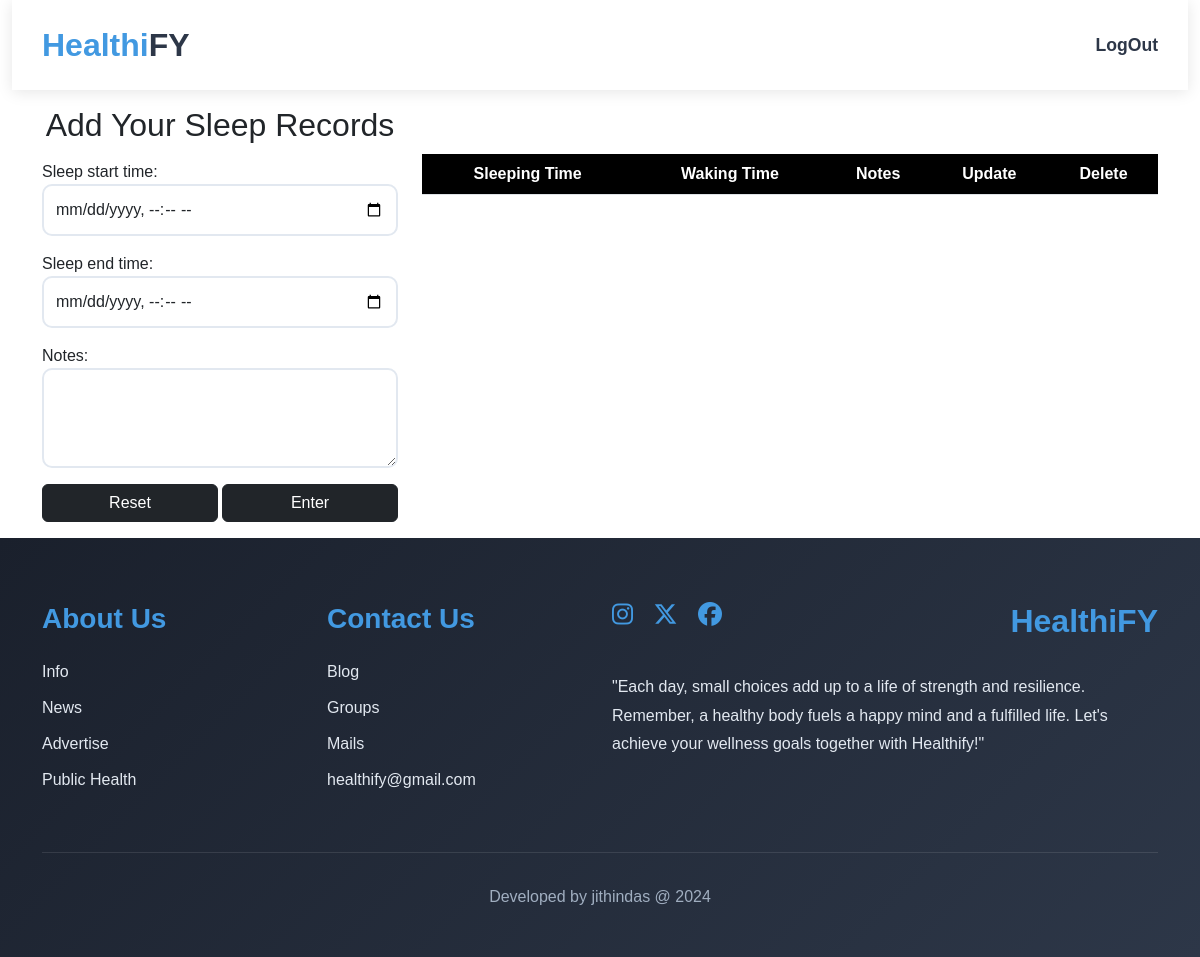
The app's page /addsleep/ (signed in), older data.
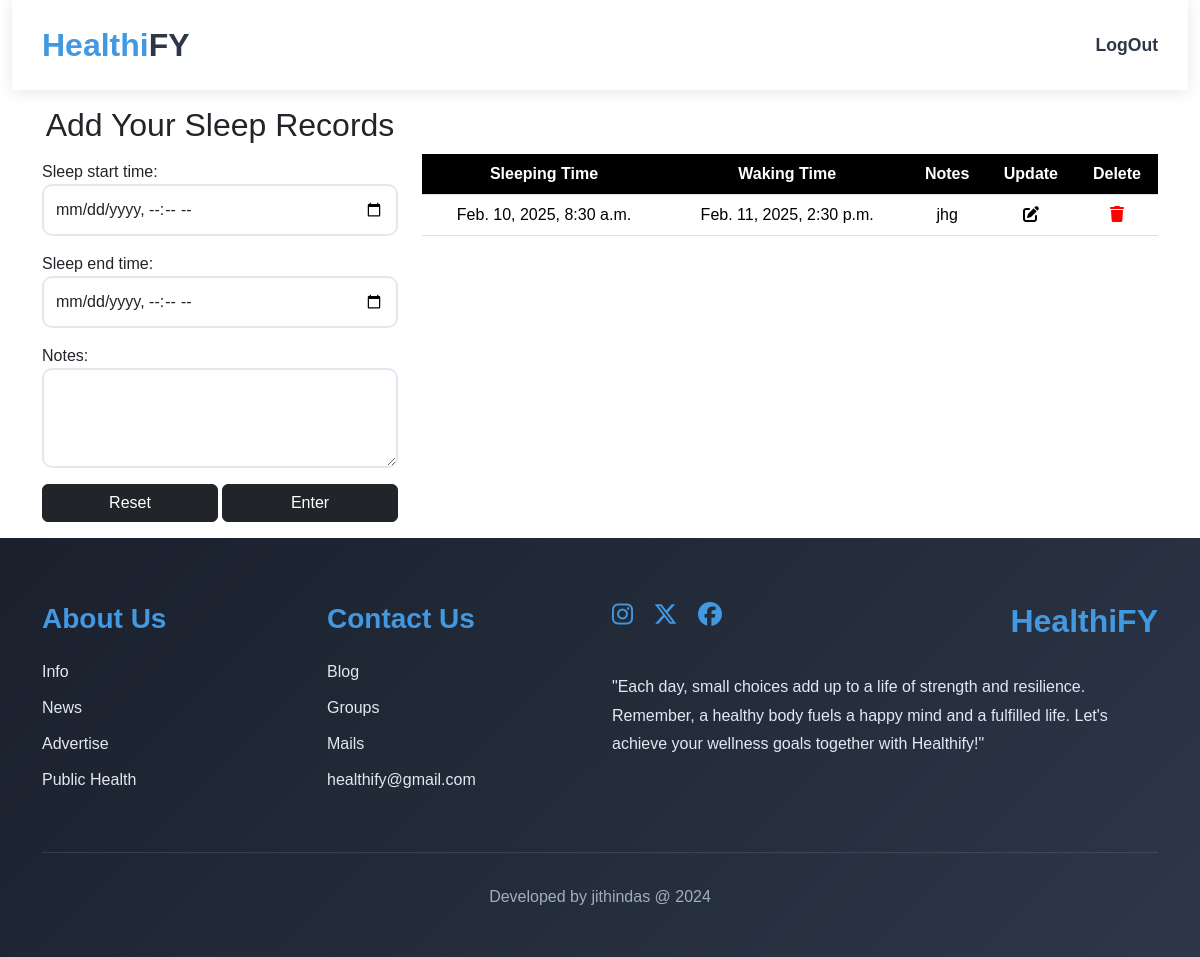
The same page, newer data.
### web/models.py (models this page shows, shortened)
class SleepModel(models.Model):
    user=models.ForeignKey(User,on_delete=models.CASCADE,related_name="sleep_records")
    date=models.DateField(auto_now_add=True)
    sleep_start_time=models.DateTimeField()
    sleep_end_time=models.DateTimeField()
    notes=models.TextField(blank=True,null=True)

### web/views.py (the view, shortened to what this page needs)
# urls.py: path('addsleep/',Add_Sleep.as_view(),name="addsleep"),
class Add_Sleep(View):
    def get(self,request,*args,**kwargs):
        form=SleepForm()
        current_week_start = timezone.now().date() - timezone.timedelta(days=timezone.now().date().weekday())
        data=SleepModel.objects.annotate(week=TruncWeek("sleep_start_time")).filter(user=request.user,week=current_week_start).order_by("week","sleep_start_time")
        user_obj=UserProfile_Model.objects.get(user_id=request.user.id)
        return render(request,"sleep.html",{"form":form,"data":data,'user_obj':user_obj})

### web/forms.py
class SleepForm(forms.Form):
    sleep_start_time=forms.DateTimeField(widget=forms.DateTimeInput(attrs={'type': 'datetime-local',"class":"form-control"}))
    sleep_end_time=forms.DateTimeField(widget=forms.DateTimeInput(attrs={'type': 'datetime-local',"class":"form-control"}))
    notes=forms.CharField(max_length=100,widget=forms.Textarea(attrs={"class":"form-control","rows":3}))

### web/templates/sleep.html (shortened to what this page needs)
{% extends 'profile_update.html' %}
{% load static %}
{% block content %}
<div class="container mt-3 mb-3">
    <div class="row ">
        <div class="col-lg-4 col-md-6 col-sm-12 col-12">
            <div class="">
                <h2 class="text-center pb-2">Add Your Sleep Records</h2>
                <form action="" method="post">
                    {{form.as_p}}
                    <div class="d-flex gap-1">
                        <button class="btn btn-dark w-50" type="reset">Reset</button>
                        <button class="btn btn-dark w-50" type="submit">Enter</button>
                    </div>
                </form>
            </div>
        </div>
        <div class="col-lg-8 col-md-6 col-sm-12 col-12 scroll mt-5">
            <table class="table table-striped-primary content">
                <tr>
                    <th class="text-center">Sleeping Time</th>
                    <th class="text-center">Waking Time</th>
                    <th class="text-center">Notes</th>
                    <th class="text-center">Update</th>
                    <th class="text-center">Delete</th>
                </tr>
                <tbody>
                    {%for i in data%}
                    <tr>
                        <td class="text-center">{{i.sleep_start_time}}</td>
                        <td class="text-center">{{i.sleep_end_time}}</td>
                        <td class="scrollable-column text-center">
                            <div class="scrollable-content">{{i.notes}}</div>
                        </td>
                        <td class="text-center"><a href="{%url 'updatesleep' i.id%}"><i
                                    class="fa-solid fa-pen-to-square" style="color: black;"></i></a></td>
                        <td class="text-center"><a href="{%url 'deletesleep' i.id%}"><i class="fa-solid fa-trash "
                                    style="color: red;"></i></a></td>
                    </tr>
                </tbody>
                {%endfor%}
            </table>
        </div>
    </div>
    </div>
    {% endblock content %}

Row changes from the older to the newer data that the page shows:
added SleepModel: sleep_start_time "Feb. 10, 2025, 8:30 a.m.", sleep_end_time "Feb. 11, 2025, 2:30 p.m.", notes "jhg"
